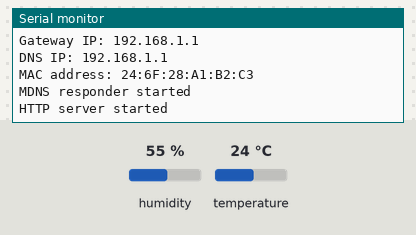
This sketch was run on a simulated ESP32. On the bench: the last lines printed to the serial monitor. The test bench sets the inputs (shaded band); at power-on: humidity 55 %, temperature 24 °C. WiFi joins after 1.5 s; servers stay silent unless stated.

Above: at 2.7 s.
2.8 s: humidity set to 22 %
At 6.2 s:
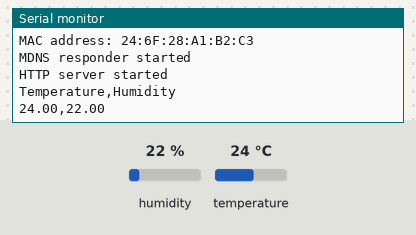
6.5 s: temperature set to 12 °C
8.0 s: humidity set to 40 %
At 11.3 s:
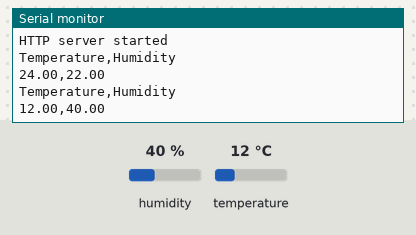

The sketch:

web_dht11.ino
```cpp
#include <ArduinoJson.h>
#include <WiFi.h>
#include <WebServer.h>
#include <ESPmDNS.h>  // mDNSライブラリのインクルード
#include <DHT.h>

#define DHTPIN 2      // DHTセンサーを接続するピン（GPIO2）
#define DHTTYPE DHT11 // DHTセンサーの種類（DHT11 または DHT22）
DHT dht(DHTPIN, DHTTYPE);

// WiFi SSIDとパスワードをホスト名を指定
const char* ssid     = "WIFISSID"  ; // 自分のWi-Fi SSIDに置き換える
const char* password = "WIFIPASSWD"; // 自分のWi-Fiパスワードに置き換える
const char* hostname = "HOSTNAME"  ; // ESP32のホスト名

// Webサーバーの設定
WebServer server(80);

// タイマーの変数
unsigned long previousMillis = 0; // 前回のシリアル出力時刻
const long interval = 5000;       // 5秒間隔

//
void setup() {

  Serial.begin(115200);

  // DHTセンサーの初期化
  dht.begin();

  // WiFi接続
  connectToWiFi();

  // Webサーバー設定
  server.on("/", handleRoot);
  server.begin();
  Serial.println("HTTP server started");

}

//
void loop() {

  server.handleClient();
  MDNS.update();  // mDNSサービスの更新

  // 5秒ごとにシリアル出力
  outputSensorData();

}

//
void connectToWiFi() {

  // WiFi接続処理
  WiFi.hostname(hostname);
  WiFi.begin(ssid, password);

  // WiFi接続が完了するまで待つ
  while (WiFi.status() != WL_CONNECTED) {
    delay(500);
    Serial.print(".");
  }

  Serial.println("");
  Serial.print("Connected to ");
  Serial.println(ssid);

  // ホスト名の表示
  Serial.print("Hostname: http://");
  Serial.print(WiFi.getHostname());
  Serial.println(".local");

  // IPアドレスの表示
  Serial.print("IP address: ");
  Serial.println(WiFi.localIP());

  // サブネットマスクの表示
  Serial.print("Subnet Mask: ");
  Serial.println(WiFi.subnetMask());

  // ゲートウェイIPの表示
  Serial.print("Gateway IP: ");
  Serial.println(WiFi.gatewayIP());

  // DNSサーバーIPの表示
  Serial.print("DNS IP: ");
  Serial.println(WiFi.dnsIP());

  // MACアドレスの表示
  Serial.print("MAC address: ");
  Serial.println(WiFi.macAddress());

  // mDNSレスポンダーの開始
  if (MDNS.begin(hostname)) {
    Serial.println("MDNS responder started");
  }

}

// センサーのデータをシリアル出力する関数
void outputSensorData() {

  unsigned long currentMillis = millis();

  if (currentMillis - previousMillis >= interval) {

    previousMillis = currentMillis; // 現在の時刻を保存

    // DHT センサーから温度と湿度を読み取る
    float temperature = dht.readTemperature();
    float humidity    = dht.readHumidity();

    // センサーの読み取りエラーがないか確認
    if (isnan(temperature) || isnan(humidity)) {
      Serial.println("Sensor reading failed");
      return;
    }

    // CSV形式でシリアル出力
    Serial.print("Temperature,Humidity\n"); // ヘッダー
    Serial.print(temperature);
    Serial.print(",");
    Serial.println(humidity);

  }

}

//
void handleRoot() {

  // DHT センサーから温度と湿度を読み取る
  float temperature = dht.readTemperature();
  float humidity    = dht.readHumidity();

  // センサーの読み取りエラーがないか確認
  if (isnan(temperature) || isnan(humidity)) {
    server.send(500, "text/plain", "Sensor reading failed");
    return;
  }

  // JSONオブジェクトの作成
  StaticJsonDocument<200> doc;  // 必要に応じてサイズを調整

  // データの設定
  doc["temperature"] = temperature;
  doc["humidity"]    = humidity;

  // クライアントにJSONレスポンスを送信
  String json;
  serializeJson(doc, json);  // JSONデータを文字列に変換
  server.send(200, "application/json", json);

}
```

Measured:
- after the input at 2.8 s, the serial monitor: prints a new line after 2.2 s (image 1)
- after the input at 8.0 s, the serial monitor: prints a new line after 2.0 s (image 2)
